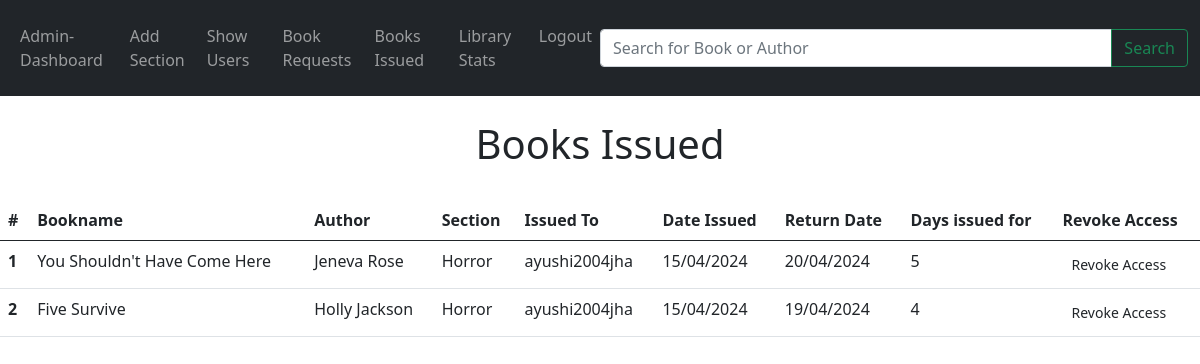
The page /showbooksiss (signed in) on the database its author committed.
### models.py (models this page shows, shortened)
class BookRequest(db.Model):
    id = db.Column(db.Integer, primary_key=True)
    book_id = db.Column(db.Integer(), db.ForeignKey('books.id'))
    user_id = db.Column(db.Integer, db.ForeignKey('users.id'))
    date_requested = db.Column(db.DateTime, default = datetime.utcnow)
    date_issued = db.Column(db.DateTime)
    date_return = db.Column(db.DateTime)
    requested = db.Column(db.Boolean(), default = False)
    approved = db.Column(db.Boolean(), default = False)
    Ndays = db.Column(db.Integer)
    books = db.relationship('Books', back_populates='bookrequest',foreign_keys=[book_id])
    users = db.relationship('Users', back_populates='bookrequest',foreign_keys=[user_id])

class Books(db.Model):
    id = db.Column(db.Integer, primary_key=True)
    name = db.Column(db.String(150))
    content = db.Column(db.String(500))
    author = db.Column(db.String(1000))
    date_added = db.Column(db.DateTime, default = datetime.utcnow)
    section_name = db.Column(db.String(150), db.ForeignKey('section.name'))
    section = db.relationship('Section', back_populates='books')
    bookrequest = db.relationship('BookRequest', back_populates='books', cascade='all, delete-orphan')

class Users(db.Model, UserMixin):
    id = db.Column(db.Integer, primary_key=True)
    username = db.Column(db.String(150), unique=True)
    email = db.Column(db.String(150), unique=True)
    password = db.Column(db.String(150))
    bookrequest = db.relationship('BookRequest', back_populates='users', cascade='all, delete-orphan')

### Library/admin/routes.py (the view)
@app.route('/showbooksiss', methods=['GET', 'POST'])
def showbiss():
    if ('admin_id' in session):
        dashboard = True
        bissued = BookRequest.query.filter_by(approved = True)
        return render_template("adshowbissued.html", dashboard = dashboard, bissued = bissued)
    else:
        flash('Page access for Librarian only.', category='error')
        return redirect(url_for('login'))

### Library/templates/adshowbissued.html (shortened to what this page needs)
{% extends 'adbase.html' %}
{% block body %}
<br><h1>Books Issued</h1>
<br>
<table class="table">
    <thead>
      <tr>
        <th scope="col">#</th>
        <th scope="col">Bookname</th>
        <th scope="col">Author</th>
        <th scope="col">Section</th>
        <th scope="col">Issued To</th>
        <th scope="col">Date Issued</th>
        <th scope="col">Return Date</th>
        <th scope="col">Days issued for</th>
        <th scope="col">Revoke Access</th>
      </tr>
    </thead>
    <tbody>
        {% for i in bissued %}
        <tr>
          <th scope="row">{{loop.index}}</th>
          <td>{{i.books.name}}</td>
          <td>{{i.books.author}}</td>
          <td>{{i.books.section_name}}</td>
          <td>{{i.users.username}}</td>
          <td>{{i.date_issued.strftime('%d/%m/%Y')}}</td>
          <td>{{i.date_return.strftime('%d/%m/%Y')}}</td>
          <td>{{i.Ndays}}</td>
          <td><a href="/issuerevoke/{{i.id}}" class = "btn btn outline-secondary btn-sm">Revoke Access</a></td>
        </tr>
      {% endfor %}
    </tbody>
  </table>
{% endblock %}

### Library/templates/adshowbissued.html (style rules this page uses)
h1 { text-align: center; }

### rows shown on the page
BookRequest: books.name "You Shouldn't Have Come Here", books.author "Jeneva Rose", books.section_name "Horror", users.username "ayushi2004jha", date_issued "15/04/2024", date_return "20/04/2024", Ndays "5"
BookRequest: books.name "Five Survive", books.author "Holly Jackson", books.section_name "Horror", users.username "ayushi2004jha", date_issued "15/04/2024", date_return "19/04/2024", Ndays "4"
